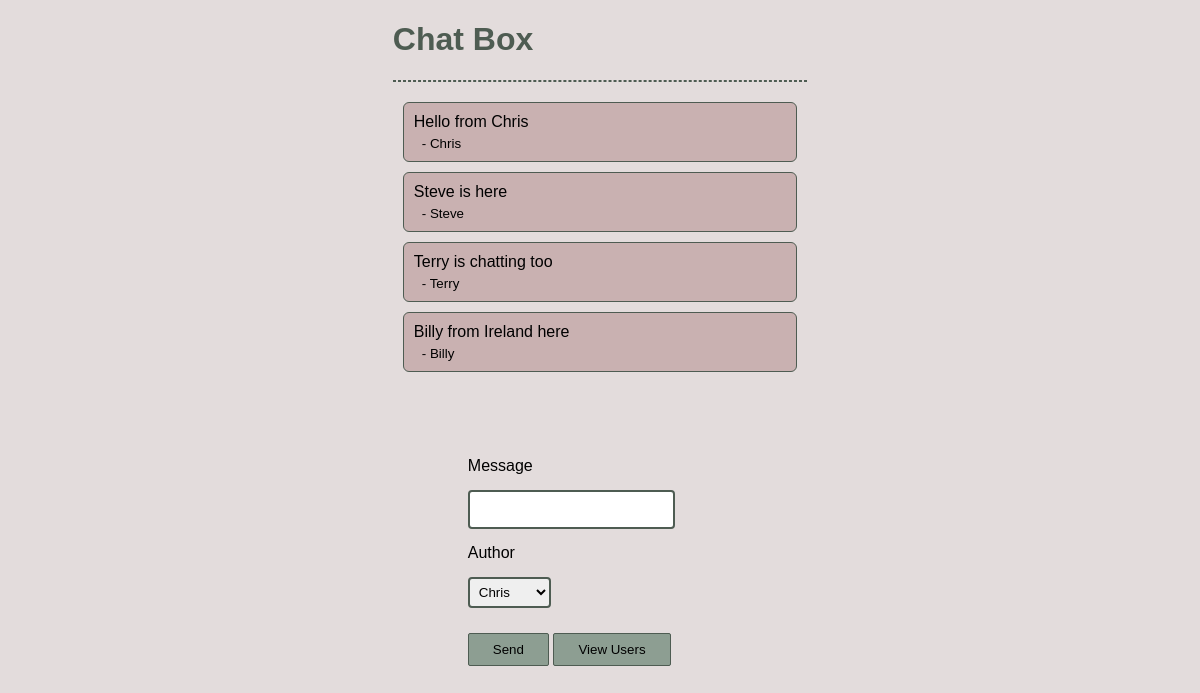
The page / on the database its author committed.
### userlist_app/models.py (models this page shows, shortened)
class ChatMessage(models.Model):
    author = models.CharField(max_length=80, null=False)
    message = models.CharField(max_length=400, null=False)

### userlist_app/views.py (the view, shortened to what this page needs)
# urls.py: path('', views.chat_box, name='chat_box'),
def chat_box(request):
    chat_messages = ChatMessage.objects.all()
    all_users = User.objects.all()
    return render(request, 'chat_box.html', {
        'chat_messages': chat_messages,
        'all_users': all_users,
    })

### userlist_app/templates/chat_box.html (shortened to what this page needs)
{% extends "public_template.html" %}
{% block main %}
<div class="container">
    <h1>Chat Box</h1>
    <hr>
    <div class="row-chat">
        <div class="col-chat">
            {% for message_item in chat_messages %}
            <div class="row-message">
                <div class="col-message">
                    <div class="message">
                        {{ message_item.message }}
                    </div>
                    <div class="author">
                        - {{ message_item.author }}
                    </div>
                </div>
            </div>
            {% endfor %}
        </div>
    </div>
    <div class="row">
        <div class="col">
            <form action="{% url 'chat_box' %}" method="POST">
                <div class="form-group">
                <label>Message</label>
                <input type="text" class="form-control" id="message" name="message">
                </div>
                <div class="form-group">
                <label>Author</label>
                <select class="form-control" id="author" name="author">
                    {% for user in all_users %}
                    <option value="{{ user.firstname }}">{{ user.firstname }}</option>
                    {% endfor %}
                </select>
                </div>
                <button type="submit">Send</button>
                <a href="/user_list"><button type="button">View Users</button></a>
            </form>
        </div>
    </div>
</div>
{% endblock %}

### userlist_app/static/style.css (style rules this page uses)
:root { --basedark: #593E3E; --baselight: #E3DCDC; --basemid: #C9B1B1; --compldark: #4E5C52; --compllight: #8D9E92; --compllighter: #97aa9d; }
body { font-family: Arial, Helvetica, sans-serif; background-color: var(--baselight); }
h1 { color: var(--compldark); }
div.container { margin: auto; width: 35%; }
div.col { font-family: Arial, Helvetica, sans-serif; width: 50%; padding: 75px; margin-top: 10px; }
div.row-chat { margin: 10px; }
div.row-message { margin-bottom: 10px; }
div.col-message { padding: 10px; border: 1px solid var(--compldark); background-color: var(--basemid); border-radius: 6px; }
div.author { font-size: smaller; padding-top: 5px; padding-left: 8px; }
input { width: 100%; padding: 10px; margin: 15px 0; box-sizing: border-box; border-radius: 4px; border: 2px solid var(--compldark); }
select { display: block; width: 40%; padding: 5px; margin: 15px 0; box-sizing: border-box; border-radius: 4px; border: 2px solid var(--compldark); }
button { display: inline; padding: 8px 24px; margin: 10px 0; cursor: pointer; border-radius: 2px; border: 1px solid var(--compldark); background-color: var(--compllight); }
a { color: initial; text-decoration: initial; }
hr { margin: 20px 0; border: 1px dashed var(--compldark); }

### rows shown on the page
ChatMessage: message "Hello from Chris", author "Chris"
ChatMessage: message "Steve is here", author "Steve"
ChatMessage: message "Terry is chatting too", author "Terry"
ChatMessage: message "Billy from Ireland here", author "Billy"

### other values the page prints
form field author "Chris"
